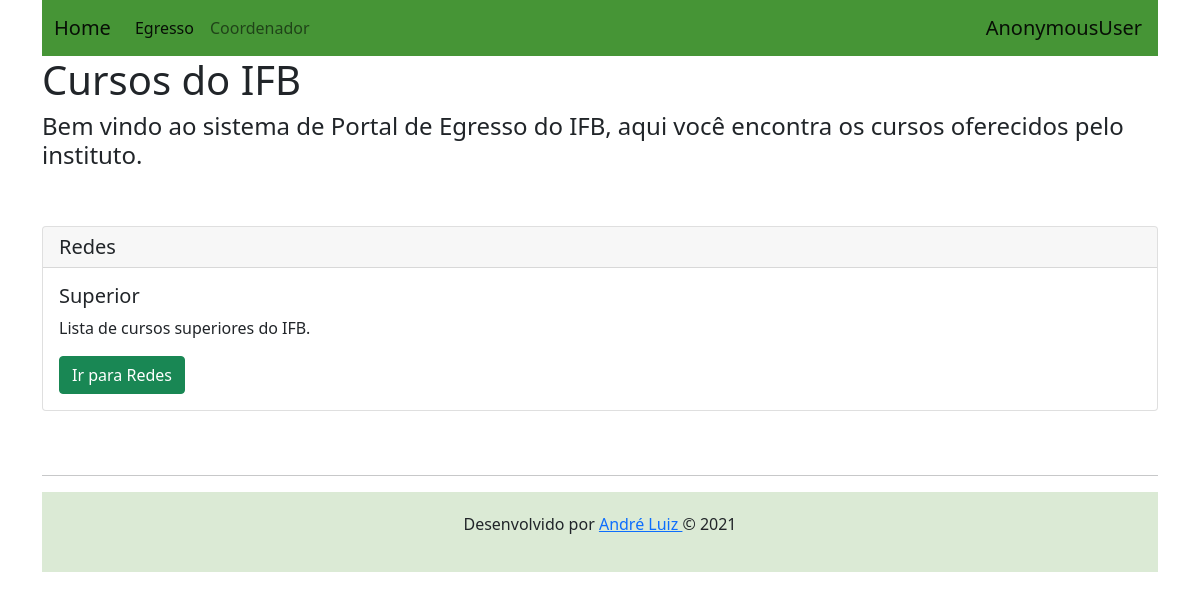
Before: /lista2/Superior with the older database file.
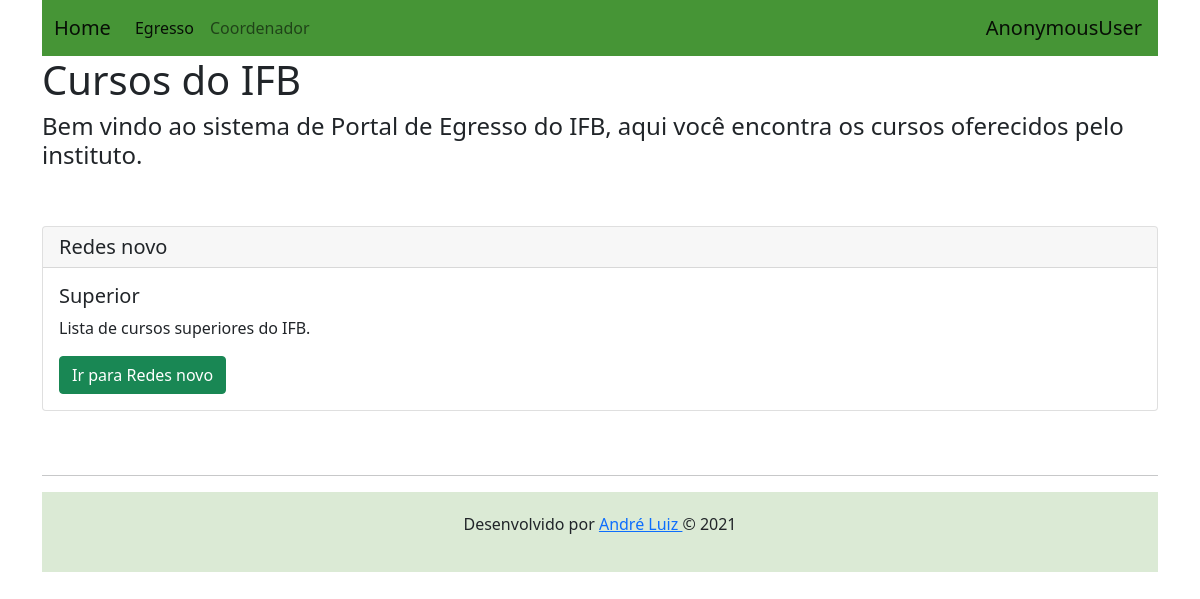
After: the same page with the newer database file.
### perfis/models.py (models this page shows, shortened)
class Curso(models.Model):
    NIVEL_CHOICES = (
        ('Superior', 'Superior (Bacharelado / Licenciatura)'),
        ('Superior', 'Superior (Tecnologia)'),
        ('Tecnico', 'Técnico (Integrado)'),
        ('Tecnico', 'Técnico(Subsequente)'),
    )
    nome = models.CharField(max_length=255, null=False)
    nivel = models.CharField(max_length=255, choices=NIVEL_CHOICES, null=False)
    campus = models.CharField(max_length=255, null=False)

### perfis/views.py (the view)
# urls.py: path('lista2/<str:curso_id>', views.listacursosview, name='lista2'),
def listacursosview(request, curso_id):
    indexcursos = Curso.objects.filter(nivel=curso_id)
    return render(request, 'listacursos.html', { "indexcursos" : indexcursos})

### perfis/templates/listacursos.html
{% extends "base.html" %}
{% block body %}
<div class="col-lg-12">
    <h1>Cursos do IFB</h1>
    <h4>Bem vindo ao sistema de Portal de Egresso do IFB, aqui você encontra os cursos oferecidos pelo instituto.</h4>
    <br>
    <br>
    {% if indexcursos %}
        {% for indexcurso in indexcursos %}
        <div class="card">
            <h5 class="card-header">{{indexcurso.nome}}</h5>
            <div class="card-body">
              <h5 class="card-title">{{indexcurso.nivel}}</h5>
              <p class="card-text">Lista de cursos superiores do IFB.</p>
              <a href="{% url 'exibir_turma2' indexcurso.id %}" class="btn btn-success">Ir para {{indexcurso.nome}}</a>
            </div>
        </div>
        <br>
        {% endfor %}
    {% else %}
        <p>Nunhum Curso cadastrado</p>
    {% endif %}
</div>
{% endblock %}

Changed rows visible on the page:
changed Curso "Superior": nome "Redes" → "Redes novo"
